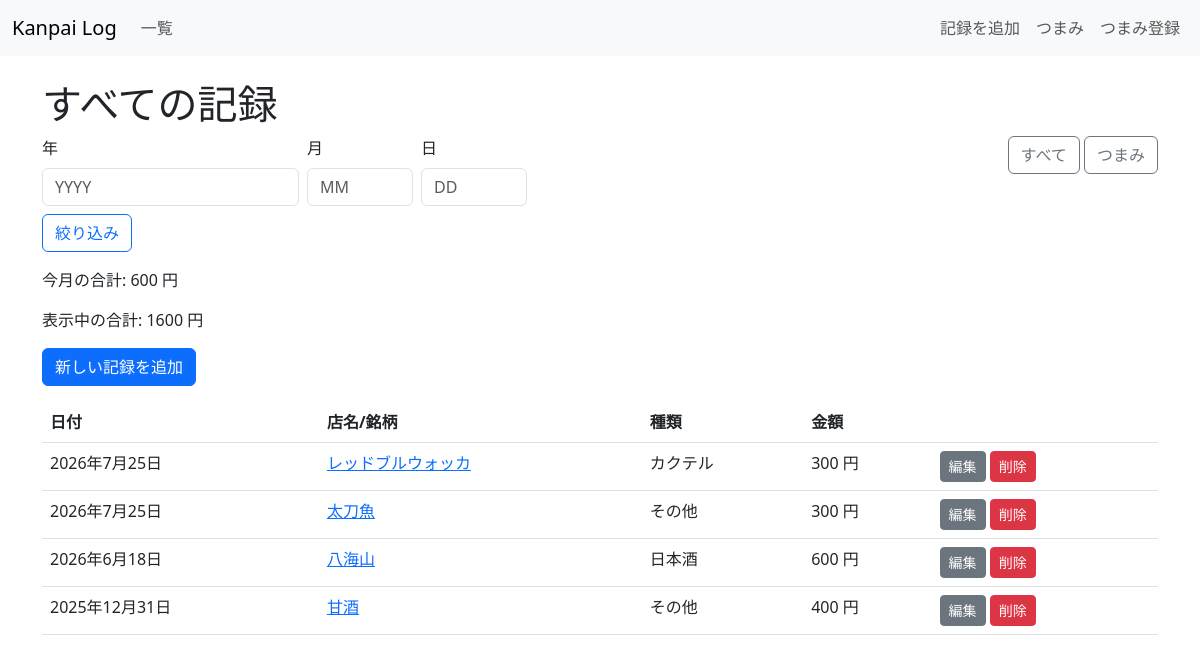
The page / on the database its author committed.
### kanpai/models.py (models this page shows, shortened)
class Entry(models.Model):
    DRINK_CHOICES = [
        ("beer", "ビール"),
        ("sake", "日本酒"),
        ("shochu", "焼酎"),
        ("wine", "ワイン"),
        ("whisky", "ウイスキー"),
        ("cocktail", "カクテル"),
        ("other", "その他"),
    ]
    date = models.DateField()
    name = models.CharField(max_length=100)
    drink_type = models.CharField(max_length=20, choices=DRINK_CHOICES)
    price = models.PositiveIntegerField()
    memo = models.TextField(blank=True)
    created_at = models.DateTimeField(auto_now_add=True)
    updated_at = models.DateTimeField(auto_now=True)
    class Meta:
        ordering = ["-date", "-created_at"]

### kanpai/views.py (the view, shortened to what this page needs)
# urls.py: path('', views.entry_list, name='entry_list'),
def entry_list(request):
    qs = Entry.objects.all()
    year = request.GET.get('year')
    month = request.GET.get('month')
    day = request.GET.get('day')
    filter_label = 'すべての記録'
    entries = qs.order_by('-date')
    total = entries.aggregate(total=Sum('price'))['total'] or 0
    current_month_total = Entry.objects.filter(date__year=date.today().year, date__month=date.today().month).aggregate(total=Sum('price'))['total'] or 0
    return render(request, 'kanpai/entry_list.html', {
        'entries': entries,
        'total': total,
        'current_month_total': current_month_total,
        'filter_label': filter_label,
        'year': year or '',
        'month': month or '',
        'day': day or '',
    })

### templates/kanpai/entry_list.html
{% extends 'base.html' %}
{% block content %}
<div class="container mt-4">
  <h1>{{ filter_label|default:'Kanpai Log' }}</h1>
  <div class="row mb-3">
    <div class="col-md-6">
      <form method="get" class="row g-2 align-items-end">
        <div class="col-auto">
          <label class="form-label" for="year">年</label>
          <input id="year" name="year" type="number" value="{{ year }}" class="form-control" placeholder="YYYY">
        </div>
        <div class="col-auto">
          <label class="form-label" for="month">月</label>
          <input id="month" name="month" type="number" min="1" max="12" value="{{ month }}" class="form-control" placeholder="MM">
        </div>
        <div class="col-auto">
          <label class="form-label" for="day">日</label>
          <input id="day" name="day" type="number" min="1" max="31" value="{{ day }}" class="form-control" placeholder="DD">
        </div>
        <div class="col-auto">
          <button class="btn btn-outline-primary" type="submit">絞り込み</button>
        </div>
      </form>
    </div>
    <div class="col-md-6 text-end">
      <a class="btn btn-outline-secondary" href="{% url 'entry_list' %}">すべて</a>
      <a class="btn btn-outline-secondary" href="{% url 'tsumami_list' %}">つまみ</a>
    </div>
  </div>
  <p>今月の合計: {{ current_month_total }} 円</p>
  <p>表示中の合計: {{ total }} 円</p>
  <a class="btn btn-primary" href="{% url 'entry_create' %}">新しい記録を追加</a>
  <table class="table mt-3">
    <thead>
      <tr>
        <th>日付</th>
        <th>店名/銘柄</th>
        <th>種類</th>
        <th>金額</th>
        <th></th>
      </tr>
    </thead>
    <tbody>
      {% for entry in entries %}
      <tr>
        <td>{{ entry.date }}</td>
        <td><a href="{% url 'entry_detail' entry.pk %}">{{ entry.name }}</a></td>
        <td>{{ entry.get_drink_type_display }}</td>
        <td>{{ entry.price }} 円</td>
        <td>
          <a class="btn btn-sm btn-secondary" href="{% url 'entry_update' entry.pk %}">編集</a>
          <a class="btn btn-sm btn-danger" href="{% url 'entry_delete' entry.pk %}">削除</a>
        </td>
      </tr>
      {% empty %}
      <tr><td colspan="5">記録がありません</td></tr>
      {% endfor %}
    </tbody>
  </table>
</div>
{% endblock %}

### templates/base.html (shortened to what this page needs)
<!doctype html>
<html lang="ja">
  <head>
    <link href="https://cdn.jsdelivr.net/npm/bootstrap@5.3.0/dist/css/bootstrap.min.css" rel="stylesheet">
  </head>
  <body>
    <nav class="navbar navbar-expand-lg navbar-light bg-light">
      <div class="container-fluid">
        <a class="navbar-brand" href="/">Kanpai Log</a>
        <div class="collapse navbar-collapse">
          <ul class="navbar-nav me-auto mb-2 mb-lg-0">
            <li class="nav-item"><a class="nav-link" href="{% url 'entry_list' %}">一覧</a></li>
          </ul>
          <ul class="navbar-nav">
            <li class="nav-item"><a class="nav-link" href="{% url 'entry_create' %}">記録を追加</a></li>
            <li class="nav-item"><a class="nav-link" href="{% url 'tsumami_list' %}">つまみ</a></li>
            <li class="nav-item"><a class="nav-link" href="{% url 'tsumami_create' %}">つまみ登録</a></li>
          </ul>
        </div>
      </div>
    </nav>
    {% block content %}{% endblock %}
  </body>
</html>

### rows shown on the page
Entry: date "2026年7月25日", name "レッドブルウォッカ", drink_type "カクテル", price "300"
Entry: date "2026年7月25日", name "太刀魚", drink_type "その他", price "300"
Entry: date "2026年6月18日", name "八海山", drink_type "日本酒", price "600"
Entry: date "2025年12月31日", name "甘酒", drink_type "その他", price "400"

### other values the page prints
{{ filter_label|default:'Kanpai Log' }} "すべての記録"
{{ current_month_total }} "600"
{{ total }} "1600"
